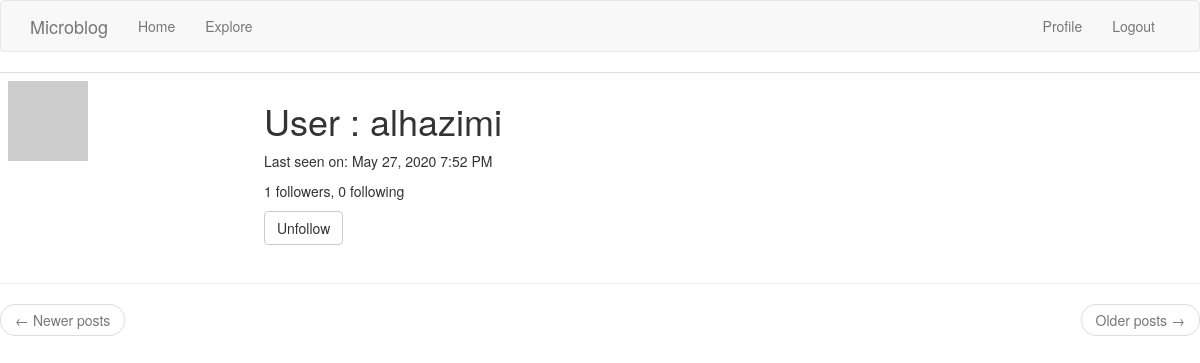
/user/alhazimi (signed in), run on an earlier commit of the app's database.
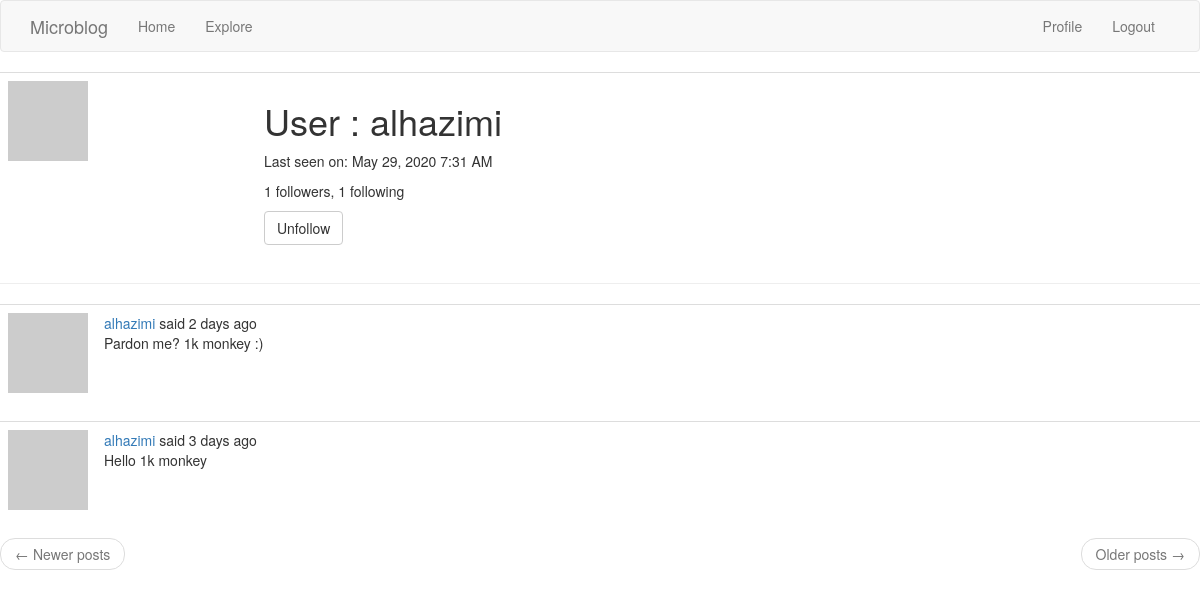
And on a later commit of the database.
### app/models.py (models this page shows, shortened)
class User(UserMixin, db.Model):
    id = db.Column(db.Integer, primary_key=True)
    username = db.Column(db.String(64), index=True, unique=True)
    email = db.Column(db.String(120), index=True, unique=True)
    password_hash = db.Column(db.String(128))
    posts = db.relationship("Post", backref="author", lazy="dynamic")
    about_me = db.Column(db.String(140))
    last_seen = db.Column(db.DateTime, default=datetime.utcnow)
    followed = db.relationship("User", secondary=followers,
                               primaryjoin=(followers.c.follower_id == id),
                               secondaryjoin=(followers.c.followed_id == id), # c is column
                               backref=db.backref("followers", lazy="dynamic"), lazy="dynamic")
    def avatar(self, size):
        digest = md5(self.email.lower().encode("utf-8")).hexdigest()
        return "https://gravatar.com/avatar/{}?d=identicon&s={}".format(
            digest, size)
    def is_following(self, user):
        return self.followed.filter(
            followers.c.followed_id == user.id).count() > 0

class Post(db.Model):
    id = db.Column(db.Integer, primary_key=True)
    body = db.Column(db.String(128))
    timestamp = db.Column(db.DateTime, index=True, default=datetime.utcnow) # utcnow, uniform timestamp without ()
    user_id = db.Column(db.Integer, db.ForeignKey("user.id"))

### app/routes.py (the view)
@app.route("/user/<username>")
@login_required
def user(username):
    user = User.query.filter_by(username=username).first_or_404()
    page = request.args.get("page", 1, type=int)
    posts = user.posts.order_by(Post.timestamp.desc()).paginate(
        page, app.config["POST_PER_PAGE"], False)
    next_url = url_for("user", username=user.username, page=posts.next_num) \
        if posts.has_next else None
    prev_url = url_for("user", username=user.username, page=posts.prev_num) \
        if posts.has_prev else None
    form = EmptyForm()
    return render_template("user.html", user=user, posts=posts.items,
                           next_url=next_url, prev_url=prev_url, form=form)

### app/forms.py
class EmptyForm(FlaskForm):
    submit = SubmitField("Submit")

### app/models.py (called while the page is built)
@login.user_loader
def load_user(id):
    return User.query.get(int(id))

### app/routes.py (called while the page is built)
@app.before_request # executed before the view function
def before_request():
    if current_user.is_authenticated:
        current_user.last_seen = datetime.utcnow()
        db.session.commit()
    g.locale = str(get_locale())

### app/templates/user.html (shortened to what this page needs)
{% extends "base.html" %}
{% block content %}
<table class="table table-hover">
  <tr>
    <td width="256px"><img src="{{ user.avatar(256) }}"/></td>
    <td>
      <h1>User : {{ user.username }}</h1>
      {% if user.last_seen %}
        <p>{{ _("Last seen on") }}: {{ moment(user.last_seen).format("LLL") }}</p>
      {% endif %}
      <p>{{ _('%(count)d followers', count=user.followers.count()) }},
        {{ _('%(count)d following', count=user.followed.count()) }}</p>
      {% if user == current_user %}
      <p><a href="{{ url_for('edit_profile') }}">{{ _("Edit your profile") }}</a></p>
      {% else %}
      <p>
        <form action="{{ url_for('unfollow', username=user.username) }}" method="post">
          {{ form.submit(value=_("Unfollow"), class_="btn btn-default") }}
        </form>
      </p>
      {% endif %}
    </td>
  </tr>
</table>
<hr/>
{% for post in posts %}
  {% include "_post.html" %}
{% endfor %}
<nav aria-label="...">
  <ul class="pager">
    <li class="previous{% if not prev_url %} disabled{% endif %}">
      <a href="{{ prev_url or '#' }}">
        <span aria-hidden="true">&larr;</span> {{ _("Newer posts") }}
      </a>
    </li>
    <li class="next{% if not next_url %} disabled{% endif %}">
      <a href="{{ next_url or '#' }}">
        {{ _("Older posts") }} <span aria-hidden="true">&rarr;</span>
      </a>
    </li>
  </ul>
</nav>
{% endblock %}

### app/templates/_post.html (shortened to what this page needs)
<table class="table table-hover">
  <tr>
    <td width="70px">
      <a href="{{ url_for('user', username=post.author.username) }}">
        <img src="{{ post.author.avatar(36) }}"/>
      </a>
    </td>
    <td>
      {{ _("%(username)s said %(when)s",
      username=user_link, when=moment(post.timestamp).fromNow()) }}
      <br/>
      {{ post.body }}
    </td>
  </tr>
</table>

What changed in the data, as far as the page shows it:
changed User "alhazimi": last_seen "May 27, 2020 7:52 PM" → "May 29, 2020 7:31 AM"
added Post: body "Pardon me? 1k monkey :)"
added Post: body "Hello 1k monkey"
Also different on the page:
text no longer shown: "0 following"
text now shown: "1 following"
